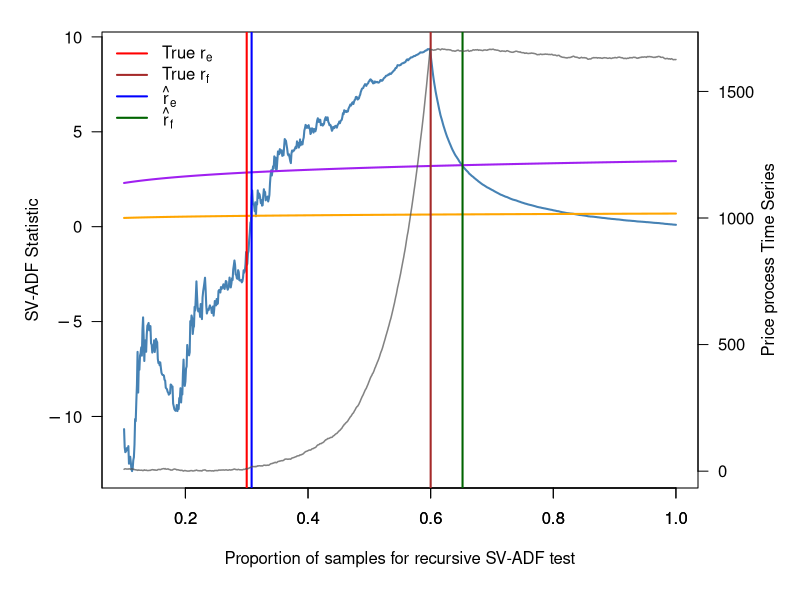
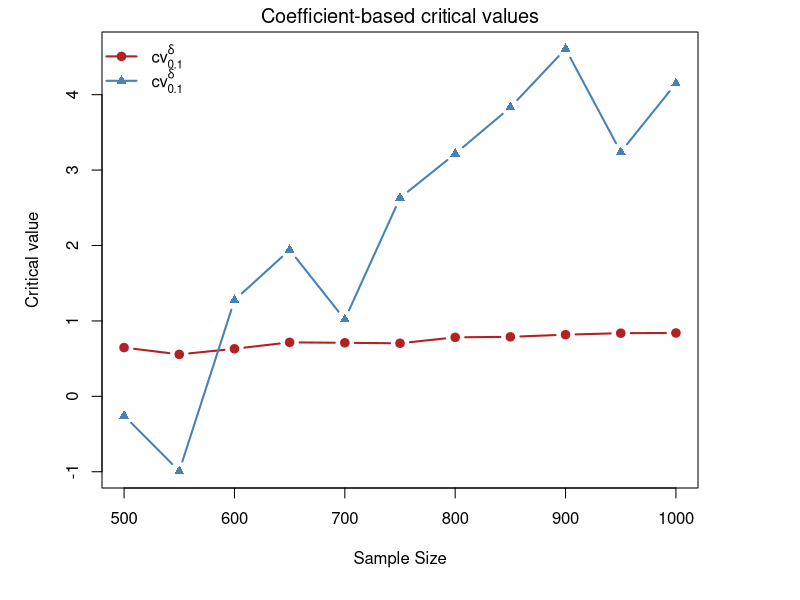

R code for these plots, in order:
################################################################################
# Threshold selections.R
#
# Replication code for Figure 12 of the main paper and Figure 15 / Table 6
# of the Online Appendix for:
#
# "Is There an AI Bubble? Robust Date-Stamping for Periods of Exuberance"
#
# Figure 12:
#   One simulated recursive SV-ADF path with:
#     - true bubble origination fraction r_e,
#     - true bubble collapse fraction r_f,
#     - estimated origination fraction \hat r_e,
#     - estimated collapse fraction \hat r_f.
#
# Online Appendix Figure 15:
#   Simulated coefficient-based critical values under H0 and H1.
#
# Online Appendix Table 6:
#   Simulated coefficient-based critical values for n = 500, 550, ..., 1000.
#
# Notes:
# - Package installation is intentionally omitted; see README.md.
# - This script uses only base R.
# - Set SAVE_FIGURES <- TRUE to save PDF/PNG figures.
# - Set RECOMPUTE_CRITICAL_VALUES <- TRUE to rerun the Monte Carlo simulation
#   for Table 6 and Figure 15. Otherwise, the paper values are used directly.
################################################################################

# ------------------------------------------------------------------------------
# Global settings
# ------------------------------------------------------------------------------

SAVE_FIGURES <- TRUE
SAVE_TABLES <- TRUE
SAVE_PNG_PREVIEW <- TRUE

RECOMPUTE_CRITICAL_VALUES <- FALSE

OUTPUT_DIR <- "figures"
TABLE_DIR <- "tables"

if (!dir.exists(OUTPUT_DIR)) {
  dir.create(OUTPUT_DIR, recursive = TRUE)
}

if (!dir.exists(TABLE_DIR)) {
  dir.create(TABLE_DIR, recursive = TRUE)
}

FIGURE12_PDF <- file.path(OUTPUT_DIR, "sv_adf_plot_simulated_one.pdf")
FIGURE12_PNG <- file.path(OUTPUT_DIR, "sv_adf_plot_simulated_one.png")

APPENDIX_FIGURE_A3_PDF <- file.path(OUTPUT_DIR, "critical_values_plots.pdf")
APPENDIX_FIGURE_A3_PNG <- file.path(OUTPUT_DIR, "critical_values_plots.png")

APPENDIX_TABLE_A1_CSV <- file.path(TABLE_DIR, "tableA1_critical_values.csv")

################################################################################
# Helper functions
################################################################################

# Axis-label helper.
# Large values are displayed in scientific notation, e.g. 10^5 or 2 * 10^5.
sci_tick_labels <- function(vals) {
  out <- character(length(vals))
  
  for (i in seq_along(vals)) {
    v <- vals[i]
    
    if (!is.finite(v)) {
      out[i] <- "''"
      next
    }
    
    if (abs(v) < .Machine$double.eps) {
      out[i] <- "0"
      next
    }
    
    abs_v <- abs(v)
    exponent <- floor(log10(abs_v))
    
    if (exponent >= 4 || exponent <= -3) {
      multiplier <- round(v / (10^exponent), 2)
      
      if (abs(multiplier - round(multiplier)) < 1e-8) {
        multiplier <- round(multiplier)
      }
      
      if (abs(multiplier - 1) < 1e-8) {
        out[i] <- paste0("10^", exponent)
      } else if (abs(multiplier + 1) < 1e-8) {
        out[i] <- paste0("-10^", exponent)
      } else {
        out[i] <- paste0(multiplier, "%*%10^", exponent)
      }
    } else {
      out[i] <- format(round(v, 2), trim = TRUE, scientific = FALSE)
    }
  }
  
  parse(text = out)
}

# Generate X_0, ..., X_n under stochastic volatility with one bubble episode.
#
# Model:
#   X_t = a_t X_{t-1} + u_t,
#   u_t = sigma_t epsilon_t,
#   log(sigma_t^2) = phi_n log(sigma_{t-1}^2) + eta_t,
#
# where:
#   a_t = 1 before the bubble,
#   a_t = delta_n during the bubble,
#   a_t = 1 after collapse.
generate_series_bubble_sv <- function(
    n,
    r_e,
    r_f,
    c,
    alpha,
    d,
    eta,
    x0 = 5,
    sigma2_0 = 1
) {
  tau_e <- floor(n * r_e)
  tau_f <- floor(n * r_f)
  
  stopifnot(tau_e >= 1, tau_f > tau_e, tau_f <= n)
  
  delta_n <- 1 + c / (n^alpha)
  phi_n <- 1 - d / log(log(n))
  
  X <- numeric(n + 1)
  X[1] <- x0
  
  log_sigma2_prev <- log(sigma2_0)
  
  for (t in seq_len(n)) {
    eta_t <- rnorm(1, mean = 0, sd = eta)
    log_sigma2_t <- phi_n * log_sigma2_prev + eta_t
    sigma_t <- sqrt(exp(log_sigma2_t))
    u_t <- sigma_t * rnorm(1)
    
    a_t <- if (t < tau_e) {
      1
    } else if (t < tau_f) {
      delta_n
    } else {
      1
    }
    
    X[t + 1] <- a_t * X[t] + u_t
    log_sigma2_prev <- log_sigma2_t
  }
  
  X
}

# Generate X_0, ..., X_n under the unit-root null with stochastic volatility.
#
# Model:
#   X_t = X_{t-1} + u_t.
generate_series_h0_sv <- function(
    n,
    d,
    eta,
    x0 = 100,
    sigma2_0 = 1
) {
  phi_n <- 1 - d / log(log(n))
  
  X <- numeric(n + 1)
  X[1] <- x0
  
  log_sigma2_prev <- log(sigma2_0)
  
  for (t in seq_len(n)) {
    eta_t <- rnorm(1, mean = 0, sd = eta)
    log_sigma2_t <- phi_n * log_sigma2_prev + eta_t
    sigma_t <- sqrt(exp(log_sigma2_t))
    u_t <- sigma_t * rnorm(1)
    
    X[t + 1] <- X[t] + u_t
    log_sigma2_prev <- log_sigma2_t
  }
  
  X
}

# Compute recursive coefficient-based and t-type ADF statistics over an s-grid.
#
# The coefficient-based statistic is:
#   DF_delta(s) = tau * (delta_hat_tau - 1),
# where tau = floor(ns).
adf_for_sgrid <- function(X_full, n, s_seq) {
  max_tau <- max(floor(n * s_seq))
  nX <- length(X_full) - 1
  
  stopifnot(nX >= max_tau)
  
  csX <- cumsum(X_full)
  csX2 <- cumsum(X_full^2)
  xy <- X_full[2:(n + 1)] * X_full[1:n]
  csXY <- cumsum(xy)
  
  tau_seq <- pmax(2, floor(n * s_seq))
  DF_delta <- rep(NA_real_, length(tau_seq))
  DF_t <- rep(NA_real_, length(tau_seq))
  
  for (k in seq_along(tau_seq)) {
    tau <- tau_seq[k]
    
    # Regression: X_t on a constant and X_{t-1}, for t = 1, ..., tau.
    S_reg <- csX[tau]
    S_y <- csX[tau + 1] - X_full[1]
    S_reg2 <- csX2[tau]
    S_y2 <- csX2[tau + 1] - X_full[1]^2
    S_cross <- csXY[tau]
    
    Xbar <- S_y / tau
    
    SSR_t <- S_reg2 - 2 * Xbar * S_reg + tau * Xbar^2
    
    if (!is.finite(SSR_t) || SSR_t <= 0) {
      next
    }
    
    Sxtyt <- S_cross - Xbar * (S_reg + S_y) + tau * Xbar^2
    SSY_t <- S_y2 - 2 * Xbar * S_y + tau * Xbar^2
    
    delta_hat <- Sxtyt / SSR_t
    sigma2_hat <- (SSY_t - 2 * delta_hat * Sxtyt + delta_hat^2 * SSR_t) / tau
    
    if (!is.finite(sigma2_hat) || sigma2_hat <= 0) {
      next
    }
    
    DF_delta[k] <- tau * (delta_hat - 1)
    DF_t[k] <- (delta_hat - 1) * sqrt(SSR_t) / sqrt(sigma2_hat)
  }
  
  data.frame(
    s = tau_seq / n,
    DF_delta = DF_delta,
    DF_t = DF_t
  )
}

# Full-sample coefficient-based DF statistic without intercept:
#   DF_delta = n * (delta_hat - 1).
df_delta_fullsample <- function(X_full) {
  n <- length(X_full) - 1
  
  Xlag <- X_full[1:n]
  Y <- X_full[2:(n + 1)]
  
  denom <- sum(Xlag^2)
  
  if (!is.finite(denom) || denom <= 0) {
    return(NA_real_)
  }
  
  delta_hat <- sum(Y * Xlag) / denom
  
  n * (delta_hat - 1)
}

# Coefficient-based DF statistic at a fixed recursive endpoint tau.
adf_delta_at_tau <- function(X_full, tau) {
  Xlag <- X_full[1:tau]
  Y <- X_full[2:(tau + 1)]
  
  Ybar <- mean(Y)
  SSR <- sum((Xlag - Ybar)^2)
  
  if (!is.finite(SSR) || SSR <= 0) {
    return(NA_real_)
  }
  
  Sxy <- sum((Xlag - Ybar) * (Y - Ybar))
  delta_hat <- Sxy / SSR
  
  tau * (delta_hat - 1)
}

################################################################################
# Figure 12
# One simulated recursive SV-ADF path
################################################################################

make_simulated_svadf_path_plot <- function(
    n = 1000,
    r_e = 0.3,
    r_f = 0.6,
    c_par = 0.5,
    alpha = 0.5,
    d_par = 1,
    eta_par = 0.1,
    seed = 123,
    save_figure = SAVE_FIGURES
) {
  set.seed(seed)
  
  X_full <- generate_series_bubble_sv(
    n = n,
    r_e = r_e,
    r_f = r_f,
    c = c_par,
    alpha = alpha,
    d = d_par,
    eta = eta_par,
    x0 = 10,
    sigma2_0 = 1
  )
  
  s_seq <- seq(0.1, 1.00, by = 0.001)
  adf_df <- adf_for_sgrid(X_full, n, s_seq)
  
  # Origination and collapse threshold curves.
  cv_orig <- log(n * adf_df$s) / 10
  cv_coll <- log(n * adf_df$s) / 2
  
  # Estimated origination:
  # first s where DF_delta exceeds log(ns)/10.
  idx_e <- which(adf_df$DF_delta > cv_orig)[1]
  rhat_e <- if (!is.na(idx_e)) adf_df$s[idx_e] else NA_real_
  
  # Estimated collapse:
  # first s after rhat_e + 0.05 where DF_delta falls below log(ns)/2.
  idx_f <- NA_integer_
  rhat_f <- NA_real_
  
  if (!is.na(rhat_e)) {
    idx_start_f <- which(adf_df$s >= rhat_e + 0.05)[1]
    
    if (!is.na(idx_start_f)) {
      idx_f_rel <- which(
        adf_df$DF_delta[idx_start_f:nrow(adf_df)] <
          cv_coll[idx_start_f:nrow(adf_df)]
      )[1]
      
      if (!is.na(idx_f_rel)) {
        idx_f <- idx_start_f + idx_f_rel - 1
        rhat_f <- adf_df$s[idx_f]
      }
    }
  }
  
  cat(sprintf("Estimated r_e (rhat_e) = %.3f\n", rhat_e))
  cat(sprintf("Estimated r_f (rhat_f) = %.3f\n", rhat_f))
  
  # Prepare |X_t| for the right y-axis overlay.
  t_idx <- 0:n
  s_x <- t_idx / n
  X_vals <- abs(X_full)
  
  keep <- s_x >= min(adf_df$s) & s_x <= max(adf_df$s)
  s_x <- s_x[keep]
  X_vals <- X_vals[keep]
  
  x_ylim <- range(X_vals, finite = TRUE)
  
  left_ticks <- pretty(range(c(adf_df$DF_delta, cv_orig, cv_coll), finite = TRUE))
  right_ticks <- pretty(x_ylim)
  
  draw_plot <- function() {
    par(mfrow = c(1, 1), mar = c(5.5, 5, 1.5, 5) + 0.1)
    
    plot(
      adf_df$s,
      adf_df$DF_delta,
      type = "l",
      col = "steelblue",
      lwd = 2,
      xlab = "Proportion of samples for recursive SV-ADF test",
      ylab = "SV-ADF Statistic",
      main = "",
      xaxt = "s",
      yaxt = "n"
    )
    
    axis(1)
    axis(2, at = left_ticks, labels = sci_tick_labels(left_ticks), las = 1)
    
    lines(adf_df$s, cv_orig, col = "orange", lwd = 2, lty = 1)
    lines(adf_df$s, cv_coll, col = "purple", lwd = 2, lty = 1)
    
    abline(v = r_e, col = "red", lty = 1, lwd = 2)
    abline(v = r_f, col = "brown", lty = 1, lwd = 2)
    
    if (!is.na(rhat_e)) {
      abline(v = rhat_e, col = "blue", lty = 1, lwd = 2)
    }
    
    if (!is.na(rhat_f)) {
      abline(v = rhat_f, col = "darkgreen", lty = 1, lwd = 2)
    }
    
    par(new = TRUE)
    
    plot(
      s_x,
      X_vals,
      type = "l",
      col = rgb(0.3, 0.3, 0.3, 0.7),
      lwd = 1.5,
      axes = FALSE,
      xlab = "",
      ylab = "",
      xlim = range(adf_df$s),
      ylim = x_ylim
    )
    
    axis(4, at = right_ticks, labels = sci_tick_labels(right_ticks), las = 1)
    mtext("Price process Time Series", side = 4, line = 3)
    
    legend(
      "topleft",
      legend = c(
        expression("True " * r[e]),
        expression("True " * r[f]),
        expression(hat(r)[e]),
        expression(hat(r)[f])
      ),
      col = c("red", "brown", "blue", "darkgreen"),
      lty = c(1, 1, 1, 1),
      lwd = c(2, 2, 2, 2),
      bty = "n"
    )
  }
  
  draw_plot()
  
  if (isTRUE(save_figure)) {
    grDevices::pdf(FIGURE12_PDF, width = 10, height = 6)
    draw_plot()
    grDevices::dev.off()
    
    if (isTRUE(SAVE_PNG_PREVIEW)) {
      grDevices::png(FIGURE12_PNG, width = 10, height = 6, units = "in", res = 300)
      draw_plot()
      grDevices::dev.off()
    }
  }
  
  invisible(list(
    X_full = X_full,
    adf_df = adf_df,
    rhat_e = rhat_e,
    rhat_f = rhat_f
  ))
}

################################################################################
# Online Appendix Table 6 and Figure 15
# Critical values under H0 and H1
################################################################################

# Simulate the 90% upper critical value under H0 for one sample size n.
critical_value_h0_upper <- function(
    n,
    B,
    d,
    eta,
    x0 = 1,
    sigma2_0 = 1
) {
  vals <- numeric(B)
  
  for (b in seq_len(B)) {
    X_full <- generate_series_h0_sv(
      n = n,
      d = d,
      eta = eta,
      x0 = x0,
      sigma2_0 = sigma2_0
    )
    
    vals[b] <- df_delta_fullsample(X_full)
  }
  
  stats::quantile(
    vals,
    probs = 0.90,
    na.rm = TRUE,
    names = FALSE,
    type = 7
  )
}

# Simulate the 10% lower critical value under H1 for one sample size n.
critical_value_h1_lower <- function(
    n,
    B,
    r_e,
    r_f,
    c,
    alpha,
    d,
    eta,
    x0 = 1,
    sigma2_0 = 1
) {
  tau_after_rf <- floor(n * r_f)
  
  if (tau_after_rf > n) {
    stop("tau_after_rf exceeds n")
  }
  
  vals <- numeric(B)
  
  for (b in seq_len(B)) {
    X_full <- generate_series_bubble_sv(
      n = n,
      r_e = r_e,
      r_f = r_f,
      c = c,
      alpha = alpha,
      d = d,
      eta = eta,
      x0 = x0,
      sigma2_0 = sigma2_0
    )
    
    vals[b] <- adf_delta_at_tau(X_full, tau = tau_after_rf)
  }
  
  stats::quantile(
    vals,
    probs = 0.10,
    na.rm = TRUE,
    names = FALSE,
    type = 7
  )
}

# Recompute critical values by Monte Carlo.
# This can be time-consuming, so the script also allows use of the paper values.
simulate_critical_value_table <- function(
    B = 1000,
    n_grid = seq(500, 1000, by = 50),
    d_par = 0.01,
    eta_par = 0.5,
    r_e = 0.3,
    r_f = 0.4,
    c_par = 1,
    alpha = 0.5,
    seed = 123
) {
  set.seed(seed)
  
  crit_90 <- numeric(length(n_grid))
  crit_10 <- numeric(length(n_grid))
  
  for (i in seq_along(n_grid)) {
    n <- n_grid[i]
    
    crit_90[i] <- critical_value_h0_upper(
      n = n,
      B = B,
      d = d_par,
      eta = eta_par,
      x0 = 1,
      sigma2_0 = 1
    )
    
    crit_10[i] <- critical_value_h1_lower(
      n = n,
      B = B,
      r_e = r_e,
      r_f = r_f,
      c = c_par,
      alpha = alpha,
      d = d_par,
      eta = eta_par,
      x0 = 1,
      sigma2_0 = 1
    )
    
    cat(sprintf(
      "Done n = %d, cv_90_H0 = %.4f, cv_10_H1 = %.4f\n",
      n,
      crit_90[i],
      crit_10[i]
    ))
  }
  
  data.frame(
    n = n_grid,
    cv_90_upper_H0 = crit_90,
    cv_10_lower_H1 = crit_10
  )
}

# Paper values used in Online Appendix Table 6.
get_paper_critical_value_table <- function() {
  data.frame(
    n = c(500, 550, 600, 650, 700, 750, 800, 850, 900, 950, 1000),
    cv_90_upper_H0 = c(
      0.6463, 0.5563, 0.6304, 0.7157, 0.7097, 0.7037,
      0.7823, 0.7888, 0.8174, 0.8374, 0.8403
    ),
    cv_10_lower_H1 = c(
      -0.2566, -0.9916, 1.2746, 1.9418, 1.0183, 2.6310,
      3.2163, 3.8318, 4.6070, 3.2394, 4.1479
    )
  )
}

make_critical_value_plot <- function(
    cv_table,
    save_figure = SAVE_FIGURES
) {
  y_limits <- range(
    c(cv_table$cv_90_upper_H0, cv_table$cv_10_lower_H1),
    finite = TRUE
  )
  
  draw_plot <- function() {
    plot(
      cv_table$n,
      cv_table$cv_90_upper_H0,
      type = "b",
      pch = 19,
      lwd = 2,
      col = "firebrick",
      ylim = y_limits,
      xlab = "Sample Size",
      ylab = "Critical value",
      main = expression(paste("Coefficient-based critical values"))
    )
    
    lines(
      cv_table$n,
      cv_table$cv_10_lower_H1,
      type = "b",
      pch = 17,
      lwd = 2,
      col = "steelblue"
    )
    
    legend(
      "topleft",
      legend = c(
        expression(cv[0.10,H[0]]^delta),
        expression(cv[0.10,H[1]]^delta)
      ),
      col = c("firebrick", "steelblue"),
      lty = 1,
      pch = c(19, 17),
      lwd = 2,
      bty = "n"
    )
  }
  
  draw_plot()
  
  if (isTRUE(save_figure)) {
    grDevices::pdf(APPENDIX_FIGURE_A3_PDF, width = 8, height = 5)
    draw_plot()
    grDevices::dev.off()
    
    if (isTRUE(SAVE_PNG_PREVIEW)) {
      grDevices::png(APPENDIX_FIGURE_A3_PNG, width = 8, height = 5, units = "in", res = 300)
      draw_plot()
      grDevices::dev.off()
    }
  }
  
  invisible(cv_table)
}

################################################################################
# Run all outputs
################################################################################

# Figure 12 of the main paper.
figure12_output <- make_simulated_svadf_path_plot(
  n = 1000,
  r_e = 0.3,
  r_f = 0.6,
  c_par = 0.5,
  alpha = 0.5,
  d_par = 1,
  eta_par = 0.1,
  seed = 123,
  save_figure = SAVE_FIGURES
)

# Table 6 and Figure 15 of the Online Appendix.
critical_value_table <- if (isTRUE(RECOMPUTE_CRITICAL_VALUES)) {
  simulate_critical_value_table(
    B = 1000,
    n_grid = seq(500, 1000, by = 50),
    d_par = 0.01,
    eta_par = 0.5,
    r_e = 0.3,
    r_f = 0.4,
    c_par = 1,
    alpha = 0.5,
    seed = 123
  )
} else {
  get_paper_critical_value_table()
}

print(critical_value_table)

if (isTRUE(SAVE_TABLES)) {
  write.csv(
    critical_value_table,
    file = APPENDIX_TABLE_A1_CSV,
    row.names = FALSE
  )
}

make_critical_value_plot(
  cv_table = critical_value_table,
  save_figure = SAVE_FIGURES
)

################################################################################
# End of script
################################################################################
